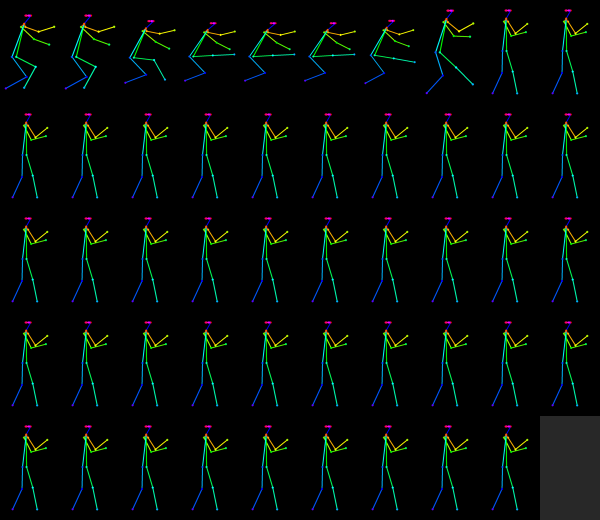
#> input picture docs/art-review/wan-pilot/c04crhk-pose-sheet.png, 1200 x 1040 px (shown at 1/2 size)
$ python -i wan-pilot-prep.py   (imports and definitions only)
#> lines starting #> are read from the running program, lines starting #| are printed output that depends on the picture
#> further down, picture is the input picture: PIL image 1200x1040 RGB; mean R, G, B 3.5, 8.8, 6.1
#!/usr/bin/env python3
"""Wan2.2-Animate 试点资产准备：c07 st.hp + c04 cr.hk

生成：
  art-work/wan-pilot/<tag>/pose/frame_%04d.png  49 帧 480x832 黑底骨架（16fps 驱动视频帧）
  art-work/wan-pilot/<tag>/ref.png              480x832 参考立绘（纯色底）
  docs/art-review/wan-pilot/<tag>-pose-sheet.png  49 帧拼图（目检）
  docs/art-review/wan-pilot/c04-crhk-skeleton-compare.png  踢腿新旧骨架对比（7 行 x 2 列）
  ~/ComfyUI/input/wanpilot_<tag>_ref.png / _pose_%04d.png  上传副本

规则（INBOX 21:05 指示）：
  - 姿态序列 = 动画帧按 16fps 补帧；生成长度固定 49（Wan 最短稳妥长度），动画时长之后持尾帧
  - cr.hk 踢腿关键帧：踢腿侧膝/踝 x 外伸量 +30%（按该帧外伸占全程 [min,max] 的比例加权，峰值帧满 30%）
  - 骨架渲染与 scripts/art/render-poses.py 完全一致（LIMBS/COLORS/线宽）
  - 480x832 画布：主体 bbox 适配到 88% 高（732px）、宽 <=450px，居中
"""
import json, os, shutil, sys
from PIL import Image, ImageDraw

PROJ = os.path.expanduser("~/projects/fighter2")
COMFY_IN = os.path.expanduser("~/ComfyUI/input")
LIMBS = [(1, 2), (1, 5), (2, 3), (3, 4), (5, 6), (6, 7), (1, 8), (8, 9), (9, 10), (1, 11), (11, 12), (12, 13), (1, 0), (0, 14), (14, 16), (0, 15), (15, 17)]
COLORS = [(255, 0, 0), (255, 85, 0), (255, 170, 0), (255, 255, 0), (170, 255, 0), (85, 255, 0), (0, 255, 0), (0, 255, 85), (0, 255, 170),
          (0, 255, 255), (0, 170, 255), (0, 85, 255), (0, 0, 255), (85, 0, 255), (170, 0, 255), (255, 0, 255), (255, 0, 170), (255, 0, 85)]
W, H = 480, 832          # 9:16 竖版（Wan 支持尺寸，16 倍数）
N_VIDEO = 49             # 生成帧数（step 4，Wan 稳妥最短）
TARGET_H = int(H * 0.88) # 主体占高 732
TARGET_W = 450           # 主体宽上限

# [9 lines left out: function render_skeleton, not called in this run]

def bbox_fit(im, bg=(0, 0, 0), thresh=30, canvas_bg=None):
    """主体 bbox 适配到 480x832 画布（88% 高，宽 <=450），居中。
    canvas_bg: 画布底色（骨架=黑；立绘=其自身背景色，保证整幅纯色底）"""
#> called with bg = (0, 0, 0), thresh = 30
    px = im.load()
    xs, ys = [], []
    for y in range(0, im.height, 2):
        for x in range(0, im.width, 2):
            r, g, b = px[x, y]
            if abs(r - bg[0]) + abs(g - bg[1]) + abs(b - bg[2]) > thresh:
                xs.append(x); ys.append(y)
#> after the loop, xs = 24027 items; ys = 24027 items
    if not xs:
        return im.resize((W, H))
    x0, x1, y0, y1 = min(xs), max(xs), min(ys), max(ys)
#> x0 = 10; x1 = 1198; y0 = 18; y1 = 1038
    m = int(0.04 * max(x1 - x0, y1 - y0))
#> m = 47
    x0, y0 = max(0, x0 - m), max(0, y0 - m)
#> x0 = 0; y0 = 0
    x1, y1 = min(im.width - 1, x1 + m), min(im.height - 1, y1 + m)
#> x1 = 1199; y1 = 1039
    crop = im.crop((x0, y0, x1 + 1, y1 + 1))
    s = min(TARGET_H / (y1 - y0 + 1), TARGET_W / (x1 - x0 + 1))
#> s = 0.375
    nw, nh = max(1, int((x1 - x0 + 1) * s)), max(1, int((y1 - y0 + 1) * s))
#> nw = 450; nh = 390
    canvas = Image.new("RGB", (W, H), canvas_bg if canvas_bg is not None else (0, 0, 0))
#> canvas: PIL image 480x832 RGB; every value is 0
    canvas.paste(crop.resize((nw, nh), Image.Resampling.LANCZOS), ((W - nw) // 2, (H - nh) // 2))
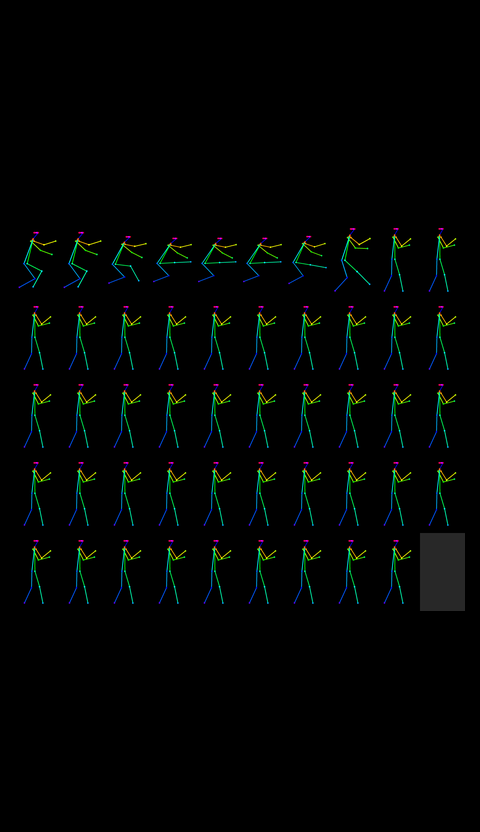
#> canvas: PIL image 480x832 RGB; mean R, G, B 1.7, 4.2, 2.9
    return canvas

# [66 lines left out: functions build_sequence, sheet, main, not called in this run]

# [2 lines not run here, left out]

>>> from PIL import Image
>>> picture = Image.open('../../docs/art-review/wan-pilot/c04crhk-pose-sheet.png')
>>> result = bbox_fit(picture)
